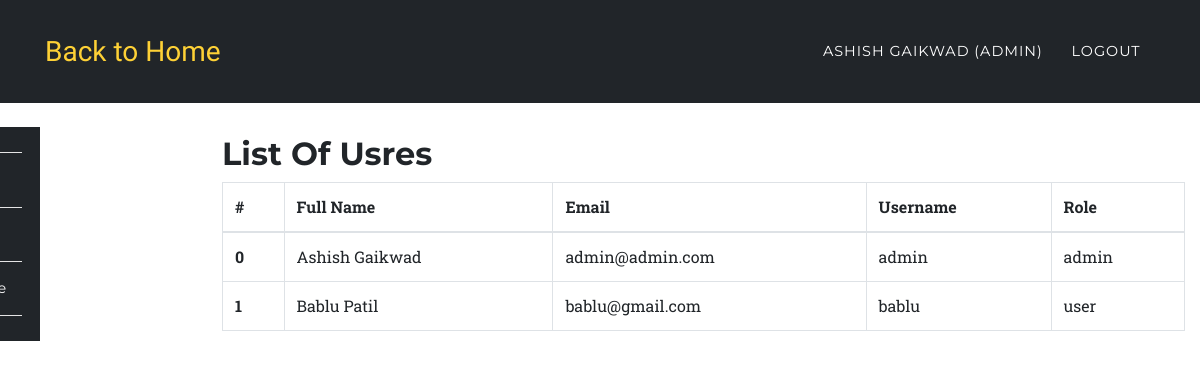
Screenshot of /app/users.php (signed in) with the database file from the repository.
### tables this page shows
CREATE TABLE `users` (
  `id` int(10) UNSIGNED NOT NULL,
  `fullname` varchar(191) NOT NULL,
  `mobile` varchar(191) NOT NULL,
  `username` varchar(191) NOT NULL,
  `email` varchar(191) NOT NULL,
  `password` varchar(191) NOT NULL,
  `created_at` timestamp NULL DEFAULT CURRENT_TIMESTAMP,
  `updated_at` timestamp NULL DEFAULT CURRENT_TIMESTAMP,
  `role` varchar(100) DEFAULT 'user',
  `status` int(1) NOT NULL DEFAULT '1'
);

### app/users.php (the view, shortened to what this page needs)
<?php
	require '../config/config.php';
		try {
			$stmt = $connect->prepare('SELECT * FROM users');
			$stmt->execute();
			$data = $stmt->fetchAll(PDO::FETCH_ASSOC);
		}
		catch(PDOException $e) {
			$errMsg = $e->getMessage();
		}
?>
<?php include '../include/header.php';?>
	<nav class="navbar navbar-expand-lg navbar-dark" style="background-color:#212529;" id="mainNav">
      <div class="container">
        <a class="navbar-brand js-scroll-trigger" href="../index.php">Back to Home</a>
        <div class="collapse navbar-collapse" id="navbarResponsive">
          <ul class="navbar-nav text-uppercase ml-auto">
            <li class="nav-item">
              <a class="nav-link" href="login.php"><?php echo $_SESSION['fullname']; ?> <?php if($_SESSION['role'] == 'admin'){ echo "(Admin)"; } ?></a>
            </li>
            <li class="nav-item">
              <a href="../auth/logout.php" class="nav-link">Logout</a>
            </li>
          </ul>
        </div>
      </div>
    </nav>
<?php include '../include/side-nav.php';?>
<section class="wrapper" style="margin-left:16%;margin-top: -11%;">
	<div class="container">
		<div class="row">
			<div class="col-12">
				<h2>List Of Usres</h2>
				<div class="table-responsive">
					<table class="table table-bordered">
					  <thead>
					    <tr>
					      <th>#</th>
					      <th>Full Name</th>
					      <th>Email</th>
					      <th>Username</th>
					      <th>Role</th>
					    </tr>
					  </thead>
					  <tbody>
					  	<?php
					  		foreach ($data as $key => $value) {
							   echo '<tr>';
							      echo '<th scope="row">'.$key.'</th>';
							      echo '<td>'.$value['fullname'].'</td>';
							      echo '<td>'.$value['email'].'</td>';
							      echo '<td>'.$value['username'].'</td>';
							      echo '<td>'.$value['role'].'</td>';
							   echo '</tr>';
					  		}
					  	?>
					  </tbody>
					</table>
				</div>
			</div>
		</div>
	</div>
</section>
<?php include '../include/footer.php';?>

### assets/css/rent.css (style rules this page uses)
body { overflow-x: hidden; font-family: 'Roboto Slab', 'Helvetica Neue', Helvetica, Arial, sans-serif; }
a { color: #fed136; }
h1, h2, h3, h4, h5, h6 { font-weight: 700; font-family: 'Montserrat', 'Helvetica Neue', Helvetica, Arial, sans-serif; }
section { padding: 100px 0; }
@media (min-width: 768px) { section { padding: 140px 0; } }
#mainNav { background-color: #212529; }
#mainNav .navbar-brand { color: #fed136; font-family: 'Kaushan Script', 'Helvetica Neue', Helvetica, Arial, cursive; }
#mainNav .navbar-nav .nav-item .nav-link { font-size: 90%; font-weight: 400; padding: 0.75em 0; letter-spacing: 1px; color: white; font-family: 'Montserrat', 'Helvetica Neue', Helvetica, Arial, sans-serif; }
@media (min-width: 992px) { #mainNav { padding-top: 25px; padding-bottom: 25px; -webkit-transition: padding-top 0.3s, padding-bottom 0.3s; -moz-transition: padding-top 0.3s, padding-bottom 0.3s; transition: padding-top 0.3s, padding-bottom 0.3s; border: none; background-color: transparent; } }
@media (min-width: 992px) { #mainNav .navbar-brand { font-size: 1.75em; -webkit-transition: all 0.3s; -moz-transition: all 0.3s; transition: all 0.3s; } }
@media (min-width: 992px) { #mainNav .navbar-nav .nav-item .nav-link { padding: 1.1em 1em !important; } }

### assets/css/style.css (style rules this page uses)
.navbar { border-radius: 0px; }
section { padding-left: 15px; }

### rows the page displays
users: key "0", fullname "Ashish Gaikwad", email "admin@admin.com", username "admin", role "admin"
users: key "1", fullname "Bablu Patil", email "bablu@gmail.com", username "bablu", role "user"

### other values shown
$_SESSION['fullname'] "ASHISH GAIKWAD"
